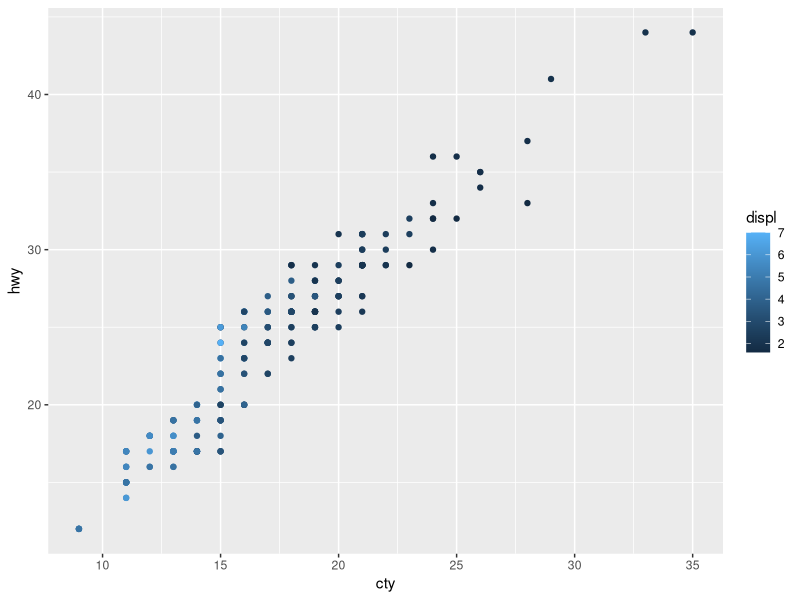
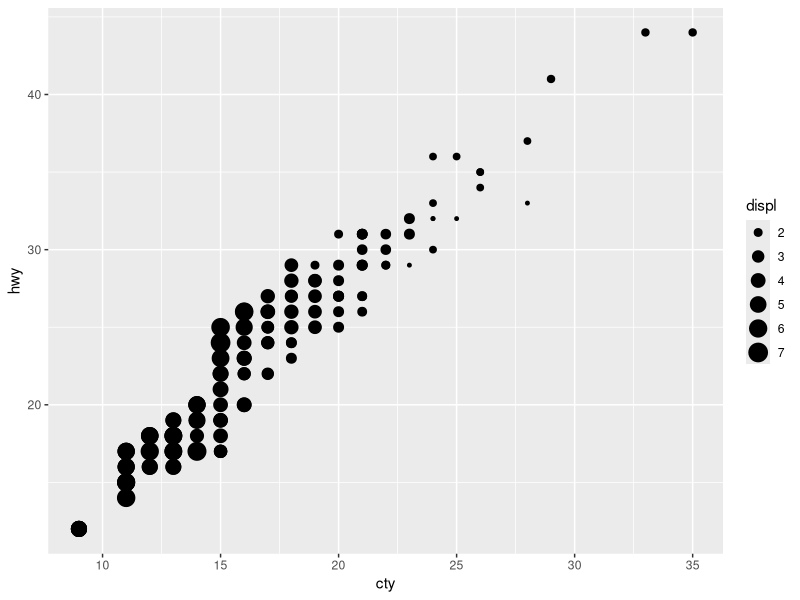

Source code (R) for these figures, in order: (Note: this script raises an error after producing the figures.)
## ---- chunk 1
knitr::opts_chunk$set(echo = TRUE)
## ---- chunk 2
library(tidyverse)
## ---- chunk 3
mpg
## ---- chunk 4
ggplot(mpg) +
  geom_point(mapping = aes(x = cty, y = hwy, color = displ))
## ---- chunk 5
ggplot(mpg) +
  geom_point(mapping = aes(x = cty, y = hwy, size = displ))
## ---- chunk 6
ggplot(mpg) +
  geom_point(mapping = aes(x = cty, y = hwy, shape = displ))
## ---- chunk 7
ggplot(mpg) +
  geom_point(mapping = aes(x = cty, y = hwy, color = displ, size = displ))
## ---- chunk 8
?geom_point
ggplot(mpg) +
  geom_point(mapping = aes(x = cty, y = hwy, stroke = displ, color = cyl), shape = 21)
## ---- chunk 9
ggplot(mpg) +
  geom_point(mapping = aes(x = cty, y = hwy, color = displ < 5))
